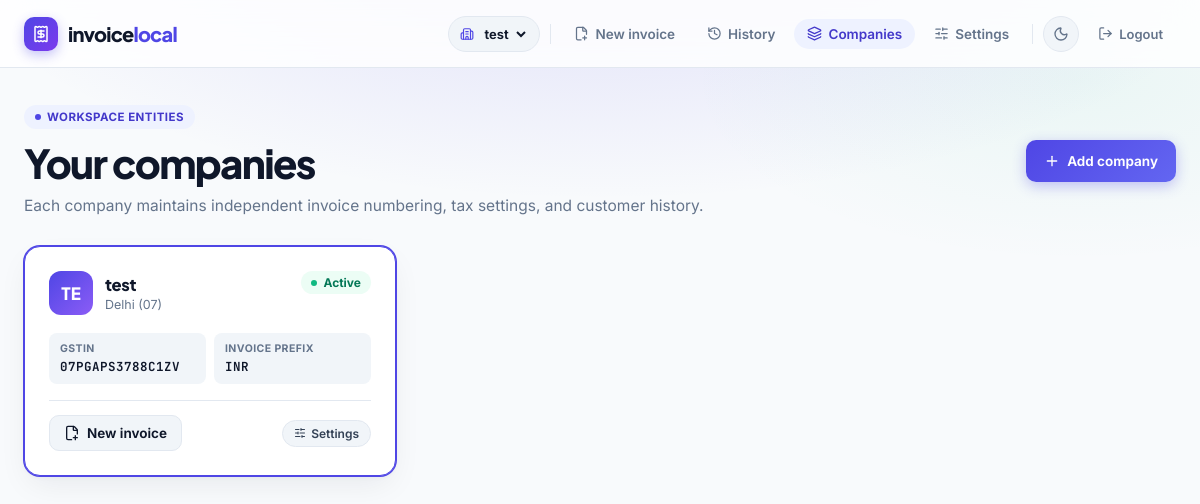
The app's page /companies/ (signed in) with its own data.
### tables this page shows
CREATE TABLE companies (
    id INTEGER PRIMARY KEY AUTOINCREMENT,
    workspace_id INTEGER NOT NULL REFERENCES workspaces(id) ON DELETE RESTRICT,
    legal_name TEXT NOT NULL,
    gstin TEXT NOT NULL,
    pan TEXT NOT NULL DEFAULT '',
    address TEXT NOT NULL,
    state TEXT NOT NULL,
    state_code TEXT NOT NULL,
    phone TEXT NOT NULL DEFAULT '',
    email TEXT NOT NULL DEFAULT '',
    currency TEXT NOT NULL DEFAULT 'INR',
    bank_details TEXT NOT NULL DEFAULT '',
    logo_path TEXT NOT NULL DEFAULT '',
    invoice_prefix TEXT NOT NULL,
    terms_text TEXT NOT NULL DEFAULT '',
    created_at TEXT NOT NULL
);

### blueprints/companies.py (the view)
@companies_bp.get("/")
@login_required
def list_companies():
    conn = get_connection(current_app.config["DATABASE_PATH"])
    try:
        companies = list_user_companies(conn, current_user.user_id)
    finally:
        conn.close()
    return render_template("companies/list.html", companies=companies)

### core/security.py (called while the page is built)
def load_user_by_id(connection: sqlite3.Connection, user_id: str | int) -> AuthUser | None:
    try:
        numeric_id = int(user_id)
    except (TypeError, ValueError):
        return None
    row = connection.execute(
        "SELECT id, email, created_at FROM users WHERE id = ?", (numeric_id,)
    ).fetchone()
    if not row:
        return None
    return AuthUser(row["id"], row["email"], row["created_at"])

def list_user_companies(connection: sqlite3.Connection, user_id: int) -> list[dict[str, Any]]:
    rows = connection.execute(
        """
        SELECT c.*
        FROM companies c
        JOIN memberships m ON m.workspace_id = c.workspace_id
        WHERE m.user_id = ?
        ORDER BY c.id ASC
        """,
        (user_id,),
    ).fetchall()
    return [dict(row) for row in rows]

def resolve_company_access(
    connection: sqlite3.Connection, user_id: int | None, company_id: int | None
) -> dict[str, Any] | None:
    if not user_id or not company_id:
        return None
    row = connection.execute(
        """
        SELECT c.*
        FROM companies c
        JOIN workspaces w ON w.id = c.workspace_id
        JOIN memberships m ON m.workspace_id = w.id
        WHERE c.id = ? AND m.user_id = ?
        """,
        (int(company_id), int(user_id)),
    ).fetchone()
    return dict(row) if row else None

def active_company_for_user(
    connection: sqlite3.Connection, user_id: int, session_obj: Any
) -> dict[str, Any] | None:
    session_company_id = session_obj.get("active_company_id")
    if session_company_id is not None:
        company = resolve_company_access(connection, user_id, session_company_id)
        if company:
            return company
        session_obj.pop("active_company_id", None)
    companies = list_user_companies(connection, user_id)
    if companies:
        session_obj["active_company_id"] = companies[0]["id"]
        return companies[0]
    return None

### db/connection.py (called while the page is built)
def get_connection(db_path: str | Path = DATABASE_PATH) -> sqlite3.Connection:
    connection = sqlite3.connect(str(db_path), timeout=30.0, isolation_level=None)
    connection.row_factory = sqlite3.Row
    connection.execute("PRAGMA foreign_keys = ON;")
    connection.execute("PRAGMA journal_mode = WAL;")
    connection.execute("PRAGMA busy_timeout = 5000;")
    return connection

### templates/companies/list.html (shortened to what this page needs)
{% extends "base.html" %}
{% block content %}
<section class="hero">
  <div class="hero-copy">
    <p class="eyebrow"><span class="eyebrow-dot"></span> Workspace entities</p>
    <h1>Your companies</h1>
    <p class="hero-subtitle">Each company maintains independent invoice numbering, tax settings, and customer history.</p>
  </div>
  <div class="hero-visual">
    <a class="button button-primary" href="{{ url_for('companies.new_company') }}">
      <i data-lucide="plus"></i><span>Add company</span>
    </a>
  </div>
</section>
{% if companies %}
<section class="companies-grid">
  {% for comp in companies %}
  {% set is_current = active_company and comp.id == active_company.id %}
  <article class="card company-card {% if is_current %}is-active{% endif %}">
    <div>
      <div class="company-card-top">
        <div style="display:flex;align-items:center;gap:12px;">
          <div class="company-avatar">{{ comp.legal_name[:2]|upper }}</div>
          <div>
            <h2 class="card-title">{{ comp.legal_name }}</h2>
            <p class="card-subtitle">{{ comp.state }} ({{ comp.state_code }})</p>
          </div>
        </div>
        {% if is_current %}
        <span class="status status-issued">Active</span>
        {% endif %}
      </div>
      <div class="company-meta" style="margin-top:18px;">
        <div class="meta-box">
          <div class="meta-label">GSTIN</div>
          <div class="meta-value mono">{{ comp.gstin }}</div>
        </div>
        <div class="meta-box">
          <div class="meta-label">Invoice Prefix</div>
          <div class="meta-value mono">{{ comp.invoice_prefix }}</div>
        </div>
      </div>
    </div>
    <div class="company-actions">
      {% if not is_current %}
      <form method="post" action="{{ url_for('companies.switch_company', company_id=comp.id) }}">
        <input type="hidden" name="csrf_token" value="{{ csrf_token() }}">
        <button class="button button-secondary" type="submit" style="min-height:36px;padding:6px 14px;">
          <i data-lucide="repeat"></i><span>Switch to entity</span>
        </button>
      </form>
      {% else %}
      <a class="button button-secondary" href="{{ url_for('invoices.index') }}" style="min-height:36px;padding:6px 14px;">
        <i data-lucide="file-plus-2"></i><span>New invoice</span>
      </a>
      {% endif %}
      <a class="pill-link" href="{{ url_for('companies.company_settings', company_id=comp.id) }}">
        <i data-lucide="sliders-horizontal"></i><span>Settings</span>
      </a>
    </div>
  </article>
  {% endfor %}
</section>
{% endif %}
{% endblock %}

### records on screen
companies: legal_name "TE", legal_name "test", state "Delhi", state_code "07", gstin "07PGAPS3788C1ZV", invoice_prefix "INR"

### other values on screen
form field value "test"
